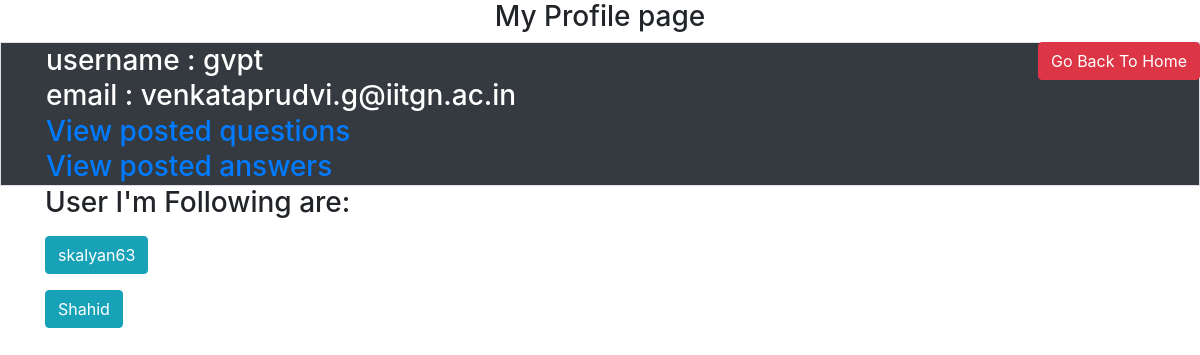
Screenshot of /profile/4 (signed in) with the database file from the repository.
### tables this page shows
CREATE TABLE User(
    user_id     INTEGER PRIMARY KEY autoincrement,
    User_name   varchar(20),
    Password    blob(50),
    Salt        blob(8),
    Email       varchar(40),
    LastLogin   Text);

### app.py (the view)
@app.route('/profile/<int:user_Id>')
def Profile(user_Id):
    if(user_Id!=session['UserId']):
        return render_template('Profile.html',user=GetUserDetails(user_Id),foll=Check_Follow(session['UserId'],user_Id))
    else:
        return render_template('Profile.html',user=GetUserDetails(user_Id),get_Name=GetUserName,F_ID=GetFollowId(user_Id))

### Sql_Querries.py (called while the page is built)
def GetUserName(U_Id):
    conn=sqlite3.connect('quora.db')
    cur=conn.cursor()
    cur.execute("Select User_name from User where user_id=?",(U_Id,))
    res=cur.fetchone()
    conn.close()
    return res[0]

def GetUserDetails(U_id):
    conn=sqlite3.connect('quora.db')
    cur=conn.cursor()
    cur.execute("select user_id,user_name,email from User where user_id = ?", (U_id,))
    res=cur.fetchall()
    conn.close()
    return res[0]

def GetFollowId(U_id):
    conn=sqlite3.connect('quora.db')
    cur=conn.cursor()
    cur.execute("Select follow_id from Follow where user_id = ?",(U_id,))
    data = cur.fetchall()
    conn.close()
    return(data)

### templates/Profile.html (shortened to what this page needs)
{% extends 'Base.html' %}
{% block Body %}
{%if user[0] == session['UserId'] %}
    <h3 class="text-center">My Profile page<h3>
{%else%}
    <h3 class="text-center">Other User's Profile page<h3>
{%endif%}
<a href="{{url_for('Home')}}" class="btn btn-danger float-right">Go Back To Home</a>
<div class="border bg-dark text-white">
<div class="container">
    <table>
        {%if user[0] == session['UserId'] %}
            <tr><td>username : {{user[1]}}</td></tr>
            <tr><td>email : {{user[2]}}</td></tr>
            <tr><td><a href="{{url_for('UserQuestionList',user_id=user[0])}}">View posted questions</a></td></tr>
            <tr><td><a href="{{url_for('UserAnswerList',user_id=user[0])}}">View posted answers</a></td></tr>
        {%endif%}
    </table>
</div>
</div>
<div class="container">
    {%if user[0] == session['UserId'] %}
        <p>User I'm Following are: </p>
        {%for prof in F_ID%}
            <p><a href="/profile/{{prof[0]}}" class="btn btn-info">{{get_Name(prof[0])}}</a></p>
        {% endfor %}
    {%endif%}
</div>
{% endblock%}

### rows the page displays
User: User_name "gvpt", Email "venkataprudvi.g@iitgn.ac.in"
User: User_name "skalyan63"
User: User_name "Shahid"
